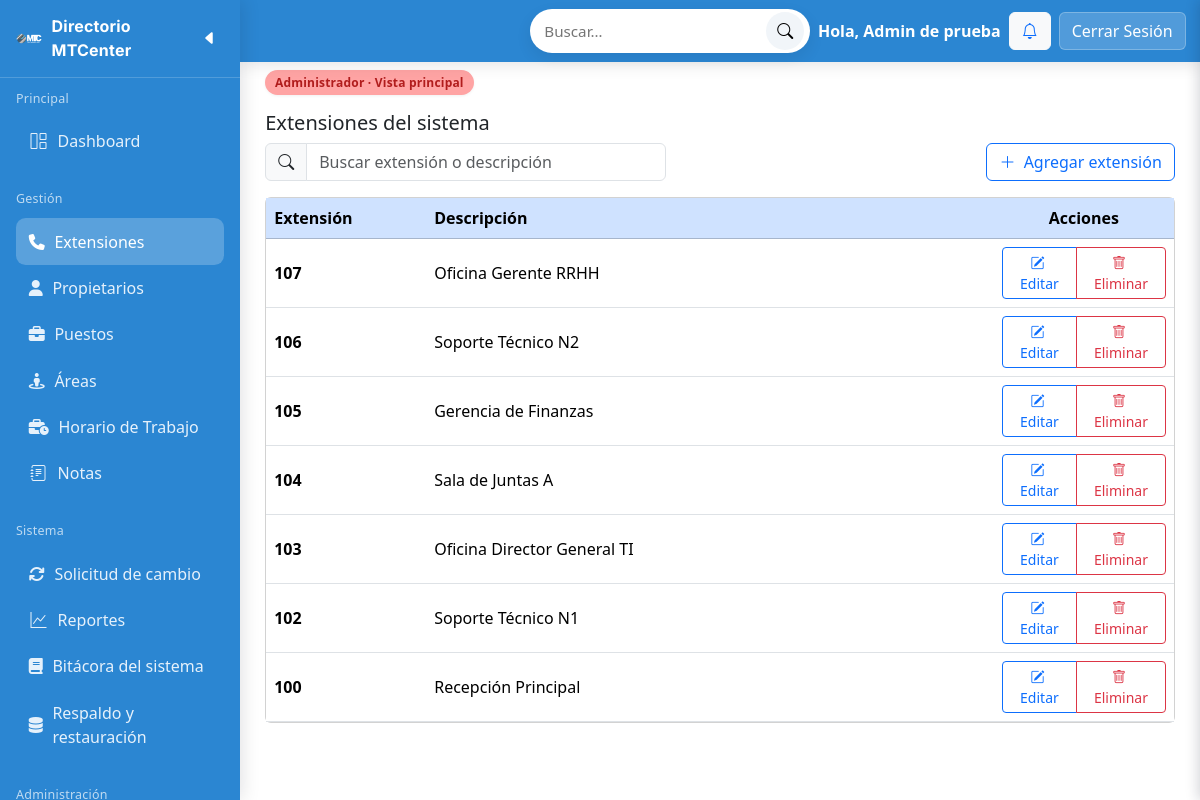
The app's page /config/app.php?accion=extensiones.listar (signed in) with its own data.
### tables this page shows
CREATE TABLE extension (
  idExtension INT NOT NULL AUTO_INCREMENT COMMENT 'ID unico de la extension',
  numero VARCHAR(3) NOT NULL COMMENT 'Numero de la extension',
  descripcion VARCHAR(100) NOT NULL COMMENT 'Descripcion breve de la extension',
  creada_at TIMESTAMP NOT NULL DEFAULT CURRENT_TIMESTAMP COMMENT 'Fecha de creacion',

  PRIMARY KEY (idExtension)
);

### Controller/AdminControlador.php (called while the page is built, shortened)
<?php
require_once __DIR__ . '/../Model/Extension.php';
class AdminControlador extends AppControlador {
    public function extensionesListar(): void {
        $extensiones = (new Extension())->todas();
        require __DIR__ . '/../View/admin/extensiones.php';
    }
}

### Model/BD.php (called while the page is built, shortened)
<?php
class BD
{
    public static function pdo(): PDO
    {
        require __DIR__ . '/../config/config.php';
        $dsn = "mysql:host={$DB_HOST};dbname={$DB_NAME};charset=utf8mb4";
        $opciones = [
            PDO::ATTR_ERRMODE            => PDO::ERRMODE_EXCEPTION,
            PDO::ATTR_DEFAULT_FETCH_MODE => PDO::FETCH_ASSOC,
            PDO::ATTR_EMULATE_PREPARES   => false,
        ];
        $pdo = new PDO($dsn, $DB_USER, $DB_PASS, $opciones);
        $pdo->exec("SET time_zone = '" . date('P') . "'");
        return $pdo;
    }
}

### Model/Extension.php (called while the page is built, shortened)
<?php
require_once __DIR__ . '/BD.php';
class Extension
{
    public function todas(): array
    {
        $st = BD::pdo()->query(
            "SELECT idExtension, numero, descripcion, creada_at FROM extension ORDER BY idExtension DESC");
        return $st->fetchAll() ?: [];
    }
}

### View/admin/extensiones.php (the view, shortened to what this page needs)
<?php
require __DIR__ . '/../layout/headAdmin.php';
?>
<div class="mb-3">
    <h2 class="h5 mb-2">Extensiones del sistema</h2>
    <div class="d-flex align-items-center gap-2">
        <div class="input-group" style="max-width: 420px;">
            <span class="input-group-text bg-light"><i class="bi bi-search"></i></span>
            <input id="buscador" type="search" class="form-control" style="max-width:360px" placeholder="Buscar extensión o descripción">
        </div>
        <div class="ms-auto">
            <button id="btnNuevaExtension" class="btn btn-outline-primary" data-bs-toggle="modal" data-bs-target="#modalExtension" onclick="openCreate()">
                <i class="bi bi-plus-lg me-1"></i> Agregar extensión
            </button>
        </div>
    </div>
</div>
<div class="card">
    <div class="table-responsive">
        <table class="table table-hover align-middle mb-0" id="tablaExt">
            <thead>
                <tr class="table-primary">
                    <th style="width:160px;">Extensión</th>
                    <th>Descripción</th>
                    <th style="width:180px;" class="text-center">Acciones</th>
                </tr>
            </thead>
            <tbody>
                <?php if (empty($extensiones)): ?>
                    <tr>
                        <td colspan="3" class="text-center text-muted py-4">Sin registros</td>
                    </tr>
                    <?php else: foreach ($extensiones as $e): ?>
                        <tr data-id="<?= (int)$e['idExtension'] ?>">
                            <td class="fw-semibold"><?= htmlspecialchars($e['numero']) ?></td>
                            <td><?= htmlspecialchars($e['descripcion']) ?></td>
                            <td class="text-center">
                                <div class="btn-group btn-group-sm">
                                    <button class="btn btn-outline-primary"
                                        onclick='openEdit(<?= (int)$e["idExtension"] ?>, <?= json_encode($e["numero"]) ?>, <?= json_encode($e["descripcion"]) ?>)'>
                                        <i class="bi bi-pencil-square me-1"></i> Editar
                                    </button>
                                    <button class="btn btn-outline-danger"
                                        onclick='openConfirmEliminar(<?= (int)$e["idExtension"] ?>, <?= json_encode($e["numero"]) ?>)'>
                                        <i class="bi bi-trash me-1"></i> Eliminar
                                    </button>
                                </div>
                            </td>
                        </tr>
                <?php endforeach;
                endif; ?>
            </tbody>
        </table>
    </div>
</div>

### View/contenido/css/styleAdmin.css (style rules this page uses)
:root { --blue:#2b86d2; --blue-2:#2b86d2; --adm-surface:#ffffff; --adm-bg:#f6f8fb; --adm-text:#0f172a; --adm-blue:#60a5fa; --adm-green:#86efac; --adm-amber:#fde68a; --adm-rose:#fda4af; --adm-shadow:0 10px 24px rgba(2,8,23,.08); --adm-radius:16px; }
body { font-family:Poppins,system-ui,Segoe UI,Roboto,Arial,sans-serif; overflow-x:hidden }
:root { --page-pad-x: clamp(8px, 1.1vw, 16px); --page-pad-y: clamp(8px, 0.9vw, 14px); }

### records on screen
extension: numero "107", descripcion "Oficina Gerente RRHH"
extension: numero "106", descripcion "Soporte Técnico N2"
extension: numero "105", descripcion "Gerencia de Finanzas"
extension: numero "104", descripcion "Sala de Juntas A"
extension: numero "103", descripcion "Oficina Director General TI"
extension: numero "102", descripcion "Soporte Técnico N1"
extension: numero "100", descripcion "Recepción Principal"

### other values on screen
$nombre "Admin de prueba"
